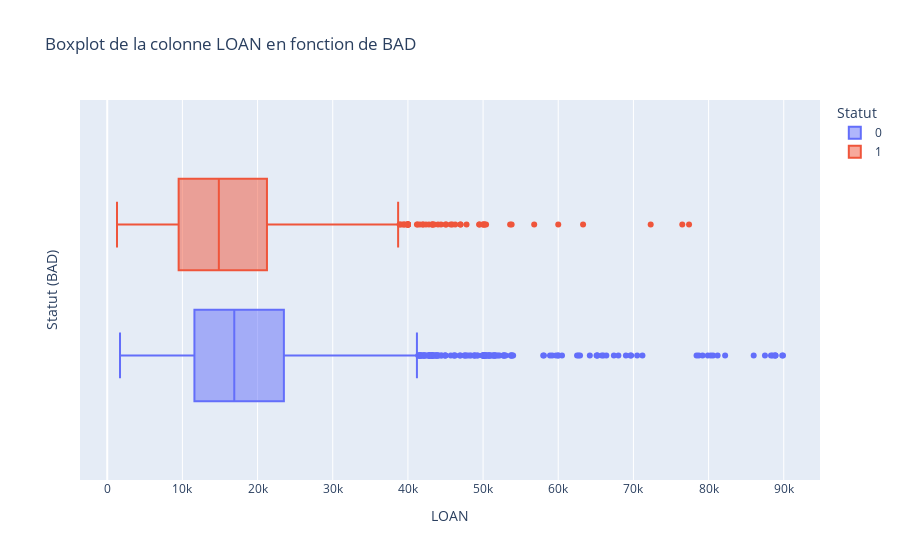
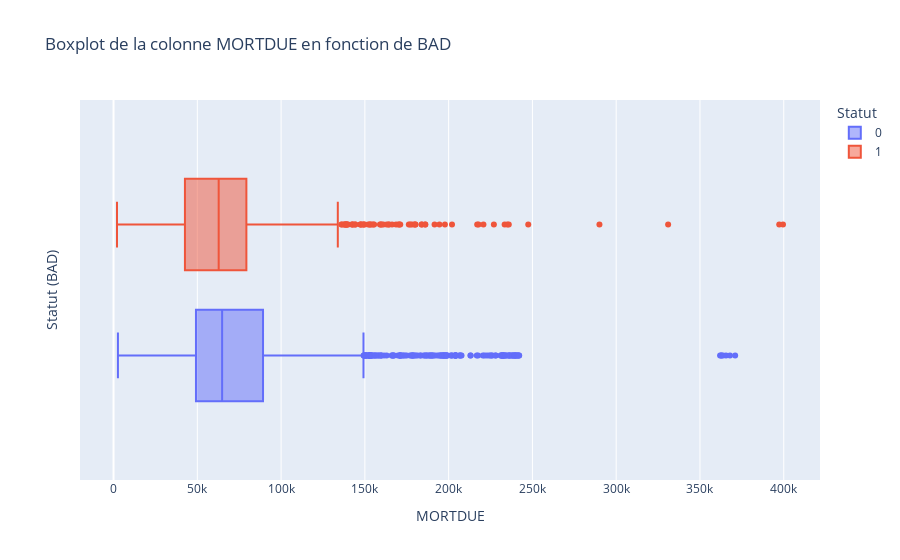
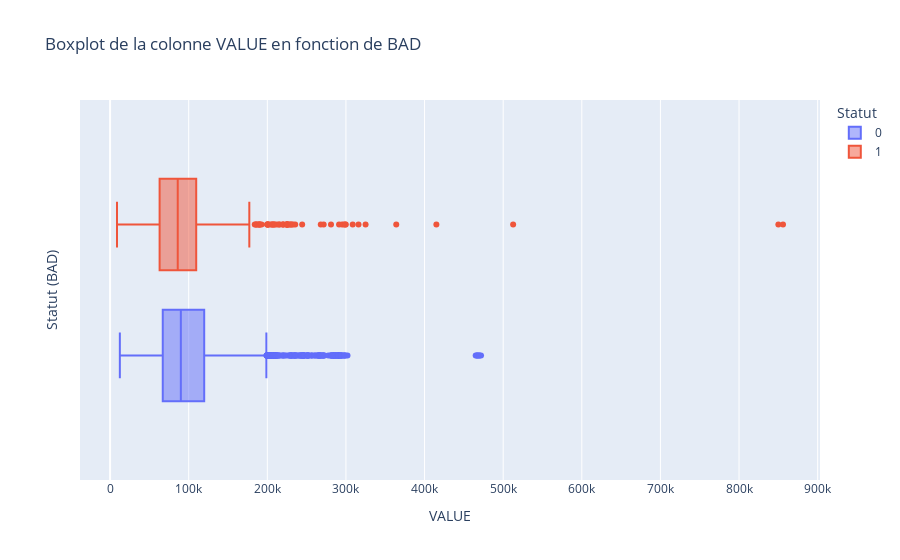
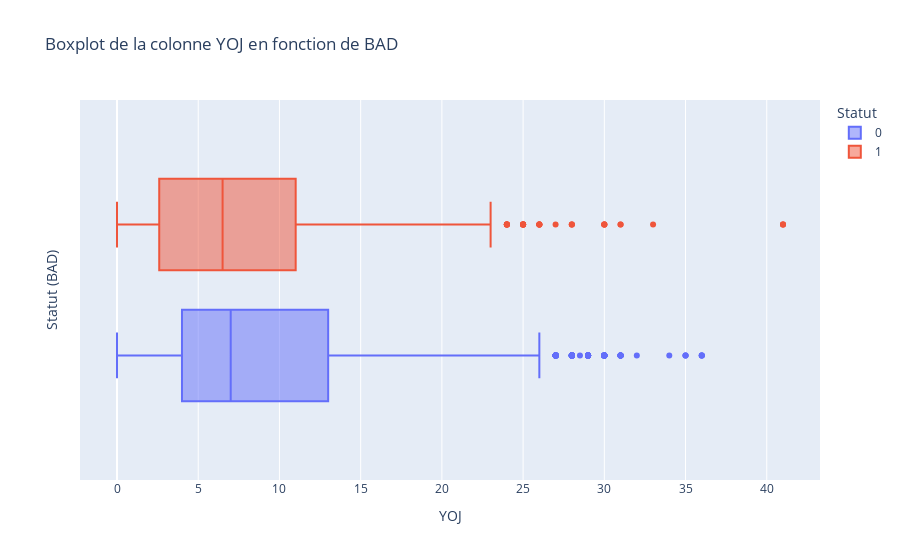

Here is the notebook cell these charts were saved with, in order:
### Markdown cell above
Détection par les Box-plot

### Code cell
var_num = ['LOAN', 'MORTDUE', 'VALUE', 'YOJ', 'CLAGE', 'CLNO', 'DEBTINC','DEROG', 'NINQ', 'DELINQ']
for var in var_num:
    fig = px.box(
        data_train_raw,
        x=var,
        color="BAD",
        labels={var: "Valeurs", "BAD": "Statut"},
        title=f"Boxplot de la colonne {var} en fonction de BAD"
    )
    fig.update_layout(
        xaxis_title=var,
        yaxis_title="Statut (BAD)"
    )
    fig.show()

### Figure 1 — Plotly figure (JSON) as saved in the notebook; plotly's stock layout.template omitted (floating-point values rounded to 4 significant figures; data arrays with more than 128 entries replaced by an {"elided": "..."} marker saying what was removed)
{"data": [{"alignmentgroup": "True", "hovertemplate": "Statut=0<br>Valeurs=%{x}<extra></extra>", "legendgroup": "0", "marker": {"color": "#636efa"}, "name": "0", "notched": false, "offsetgroup": "0", "orientation": "h", "showlegend": true, "type": "box", "x": {"elided": "3340 int values"}, "x0": " ", "xaxis": "x", "y0": " ", "yaxis": "y"}, {"alignmentgroup": "True", "hovertemplate": "Statut=1<br>Valeurs=%{x}<extra></extra>", "legendgroup": "1", "marker": {"color": "#EF553B"}, "name": "1", "notched": false, "offsetgroup": "1", "orientation": "h", "showlegend": true, "type": "box", "x": {"elided": "832 int values"}, "x0": " ", "xaxis": "x", "y0": " ", "yaxis": "y"}], "layout": {"boxmode": "group", "legend": {"title": {"text": "Statut"}, "tracegroupgap": 0}, "title": {"text": "Boxplot de la colonne LOAN en fonction de BAD"}, "xaxis": {"anchor": "y", "domain": [0, 1], "title": {"text": "LOAN"}}, "yaxis": {"anchor": "x", "domain": [0, 1], "title": {"text": "Statut (BAD)"}}}}

### Figure 2 — Plotly figure (JSON) as saved in the notebook; plotly's stock layout.template omitted (floating-point values rounded to 4 significant figures; data arrays with more than 128 entries replaced by an {"elided": "..."} marker saying what was removed)
{"data": [{"alignmentgroup": "True", "hovertemplate": "Statut=0<br>Valeurs=%{x}<extra></extra>", "legendgroup": "0", "marker": {"color": "#636efa"}, "name": "0", "notched": false, "offsetgroup": "0", "orientation": "h", "showlegend": true, "type": "box", "x": {"elided": "3340 float values"}, "x0": " ", "xaxis": "x", "y0": " ", "yaxis": "y"}, {"alignmentgroup": "True", "hovertemplate": "Statut=1<br>Valeurs=%{x}<extra></extra>", "legendgroup": "1", "marker": {"color": "#EF553B"}, "name": "1", "notched": false, "offsetgroup": "1", "orientation": "h", "showlegend": true, "type": "box", "x": {"elided": "832 float values"}, "x0": " ", "xaxis": "x", "y0": " ", "yaxis": "y"}], "layout": {"boxmode": "group", "legend": {"title": {"text": "Statut"}, "tracegroupgap": 0}, "title": {"text": "Boxplot de la colonne MORTDUE en fonction de BAD"}, "xaxis": {"anchor": "y", "domain": [0, 1], "title": {"text": "MORTDUE"}}, "yaxis": {"anchor": "x", "domain": [0, 1], "title": {"text": "Statut (BAD)"}}}}

### Figure 3 — Plotly figure (JSON) as saved in the notebook; plotly's stock layout.template omitted (floating-point values rounded to 4 significant figures; data arrays with more than 128 entries replaced by an {"elided": "..."} marker saying what was removed)
{"data": [{"alignmentgroup": "True", "hovertemplate": "Statut=0<br>Valeurs=%{x}<extra></extra>", "legendgroup": "0", "marker": {"color": "#636efa"}, "name": "0", "notched": false, "offsetgroup": "0", "orientation": "h", "showlegend": true, "type": "box", "x": {"elided": "3340 float values"}, "x0": " ", "xaxis": "x", "y0": " ", "yaxis": "y"}, {"alignmentgroup": "True", "hovertemplate": "Statut=1<br>Valeurs=%{x}<extra></extra>", "legendgroup": "1", "marker": {"color": "#EF553B"}, "name": "1", "notched": false, "offsetgroup": "1", "orientation": "h", "showlegend": true, "type": "box", "x": {"elided": "832 float values"}, "x0": " ", "xaxis": "x", "y0": " ", "yaxis": "y"}], "layout": {"boxmode": "group", "legend": {"title": {"text": "Statut"}, "tracegroupgap": 0}, "title": {"text": "Boxplot de la colonne VALUE en fonction de BAD"}, "xaxis": {"anchor": "y", "domain": [0, 1], "title": {"text": "VALUE"}}, "yaxis": {"anchor": "x", "domain": [0, 1], "title": {"text": "Statut (BAD)"}}}}

### Figure 4 — Plotly figure (JSON) as saved in the notebook; plotly's stock layout.template omitted (floating-point values rounded to 4 significant figures; data arrays with more than 128 entries replaced by an {"elided": "..."} marker saying what was removed)
{"data": [{"alignmentgroup": "True", "hovertemplate": "Statut=0<br>Valeurs=%{x}<extra></extra>", "legendgroup": "0", "marker": {"color": "#636efa"}, "name": "0", "notched": false, "offsetgroup": "0", "orientation": "h", "showlegend": true, "type": "box", "x": {"elided": "3340 float values"}, "x0": " ", "xaxis": "x", "y0": " ", "yaxis": "y"}, {"alignmentgroup": "True", "hovertemplate": "Statut=1<br>Valeurs=%{x}<extra></extra>", "legendgroup": "1", "marker": {"color": "#EF553B"}, "name": "1", "notched": false, "offsetgroup": "1", "orientation": "h", "showlegend": true, "type": "box", "x": {"elided": "832 float values"}, "x0": " ", "xaxis": "x", "y0": " ", "yaxis": "y"}], "layout": {"boxmode": "group", "legend": {"title": {"text": "Statut"}, "tracegroupgap": 0}, "title": {"text": "Boxplot de la colonne YOJ en fonction de BAD"}, "xaxis": {"anchor": "y", "domain": [0, 1], "title": {"text": "YOJ"}}, "yaxis": {"anchor": "x", "domain": [0, 1], "title": {"text": "Statut (BAD)"}}}}
